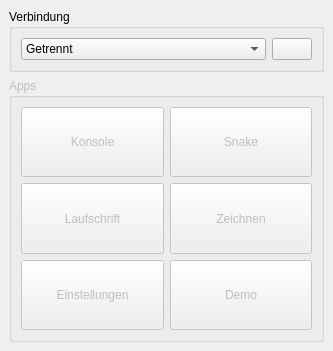
<?xml version="1.0" encoding="UTF-8"?>
<ui version="4.0">
 <class>qlocktoo</class>
 <widget class="QMainWindow" name="qlocktoo">
  <property name="geometry">
   <rect>
    <x>0</x>
    <y>0</y>
    <width>333</width>
    <height>351</height>
   </rect>
  </property>
  <property name="windowTitle">
   <string>QlockToo</string>
  </property>
  <widget class="QWidget" name="centralwidget">
   <layout class="QVBoxLayout" name="verticalLayout_3">
    <item>
     <widget class="QGroupBox" name="connectionbox">
      <property name="title">
       <string>Verbindung</string>
      </property>
      <layout class="QGridLayout" name="gridLayout">
       <item row="1" column="0">
        <layout class="QHBoxLayout" name="horizontalLayout">
         <item>
          <widget class="QComboBox" name="port">
           <item>
            <property name="text">
             <string>Getrennt</string>
            </property>
           </item>
           <item>
            <property name="text">
             <string>Simulator</string>
            </property>
           </item>
          </widget>
         </item>
         <item>
          <widget class="QPushButton" name="refresh">
           <property name="sizePolicy">
            <sizepolicy hsizetype="Maximum" vsizetype="Fixed">
             <horstretch>0</horstretch>
             <verstretch>0</verstretch>
            </sizepolicy>
           </property>
           <property name="text">
            <string/>
           </property>
           <property name="icon">
            <iconset resource="assets.qrc">
             <normaloff>:/icons/assets/refresh.png</normaloff>:/icons/assets/refresh.png</iconset>
           </property>
           <property name="iconSize">
            <size>
             <width>12</width>
             <height>12</height>
            </size>
           </property>
           <property name="checkable">
            <bool>false</bool>
           </property>
          </widget>
         </item>
        </layout>
       </item>
      </layout>
     </widget>
    </item>
    <item>
     <widget class="QGroupBox" name="appbox">
      <property name="enabled">
       <bool>false</bool>
      </property>
      <property name="title">
       <string>Apps</string>
      </property>
      <layout class="QGridLayout" name="gridLayout_2">
       <item row="2" column="1">
        <widget class="QPushButton" name="pattern">
         <property name="sizePolicy">
          <sizepolicy hsizetype="Minimum" vsizetype="Expanding">
           <horstretch>0</horstretch>
           <verstretch>0</verstretch>
          </sizepolicy>
         </property>
         <property name="cursor">
          <cursorShape>PointingHandCursor</cursorShape>
         </property>
         <property name="text">
          <string>Zeichnen</string>
         </property>
         <property name="icon">
          <iconset resource="assets.qrc">
           <normaloff>:/icons/assets/pencil.png</normaloff>:/icons/assets/pencil.png</iconset>
         </property>
        </widget>
       </item>
       <item row="3" column="1">
        <widget class="QPushButton" name="demo">
         <property name="sizePolicy">
          <sizepolicy hsizetype="Minimum" vsizetype="Expanding">
           <horstretch>0</horstretch>
           <verstretch>0</verstretch>
          </sizepolicy>
         </property>
         <property name="cursor">
          <cursorShape>PointingHandCursor</cursorShape>
         </property>
         <property name="text">
          <string>Demo</string>
         </property>
         <property name="icon">
          <iconset resource="assets.qrc">
           <normaloff>:/icons/assets/star.png</normaloff>:/icons/assets/star.png</iconset>
         </property>
        </widget>
       </item>
       <item row="0" column="1">
        <widget class="QPushButton" name="snake">
         <property name="sizePolicy">
          <sizepolicy hsizetype="Minimum" vsizetype="Expanding">
           <horstretch>0</horstretch>
           <verstretch>0</verstretch>
          </sizepolicy>
         </property>
         <property name="cursor">
          <cursorShape>PointingHandCursor</cursorShape>
         </property>
         <property name="statusTip">
          <string/>
         </property>
         <property name="text">
          <string>Snake</string>
         </property>
         <property name="icon">
          <iconset resource="assets.qrc">
           <normaloff>:/icons/assets/circle-blank.png</normaloff>:/icons/assets/circle-blank.png</iconset>
         </property>
         <property name="default">
          <bool>false</bool>
         </property>
         <property name="flat">
          <bool>false</bool>
         </property>
        </widget>
       </item>
       <item row="0" column="0">
        <widget class="QPushButton" name="console">
         <property name="sizePolicy">
          <sizepolicy hsizetype="Minimum" vsizetype="Expanding">
           <horstretch>0</horstretch>
           <verstretch>0</verstretch>
          </sizepolicy>
         </property>
         <property name="cursor">
          <cursorShape>PointingHandCursor</cursorShape>
         </property>
         <property name="text">
          <string>Konsole</string>
         </property>
         <property name="icon">
          <iconset resource="assets.qrc">
           <normaloff>:/icons/assets/coffee.png</normaloff>:/icons/assets/coffee.png</iconset>
         </property>
        </widget>
       </item>
       <item row="2" column="0">
        <widget class="QPushButton" name="marquee">
         <property name="sizePolicy">
          <sizepolicy hsizetype="Minimum" vsizetype="Expanding">
           <horstretch>0</horstretch>
           <verstretch>0</verstretch>
          </sizepolicy>
         </property>
         <property name="cursor">
          <cursorShape>PointingHandCursor</cursorShape>
         </property>
         <property name="text">
          <string>Laufschrift</string>
         </property>
         <property name="icon">
          <iconset resource="assets.qrc">
           <normaloff>:/icons/assets/text-width.png</normaloff>:/icons/assets/text-width.png</iconset>
         </property>
        </widget>
       </item>
       <item row="3" column="0">
        <widget class="QPushButton" name="settings">
         <property name="sizePolicy">
          <sizepolicy hsizetype="Minimum" vsizetype="Expanding">
           <horstretch>0</horstretch>
           <verstretch>0</verstretch>
          </sizepolicy>
         </property>
         <property name="cursor">
          <cursorShape>PointingHandCursor</cursorShape>
         </property>
         <property name="text">
          <string>Einstellungen</string>
         </property>
         <property name="icon">
          <iconset resource="assets.qrc">
           <normaloff>:/icons/assets/cogs.png</normaloff>:/icons/assets/cogs.png</iconset>
         </property>
        </widget>
       </item>
      </layout>
     </widget>
    </item>
   </layout>
  </widget>
 </widget>
 <resources>
  <include location="assets.qrc"/>
 </resources>
 <connections/>
</ui>
